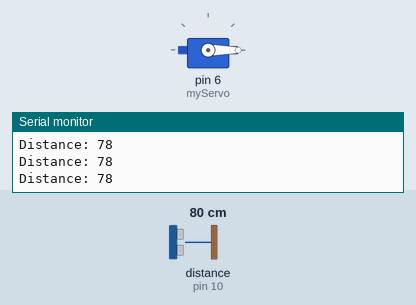
A sketch run on a simulated Arduino Uno, built with avr-gcc and run on an emulated ATmega328P. On the bench: servo, the last lines printed to the serial monitor. Wiring (inferred from the names in the program): ultrasonic range finder: trigger pin 9; echo pin 10. The inputs (shaded band) are chosen by the test bench; at power-on: distance to the obstacle (sensor on pin 10) 80 cm. The echo pulse lasts 58.3 µs per cm.

Above: at 1.2 s.
1.3 s: distance to the obstacle (sensor on pin 10) set to 25 cm
2.8 s: distance to the obstacle (sensor on pin 10) set to 19 cm
At 4.2 s:
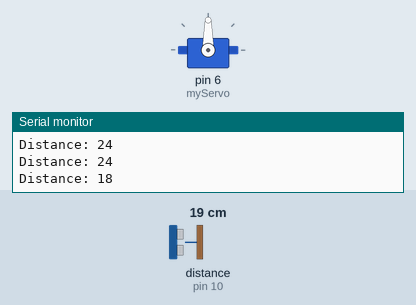
4.5 s: distance to the obstacle (sensor on pin 10) set to 35 cm
At 6.0 s:
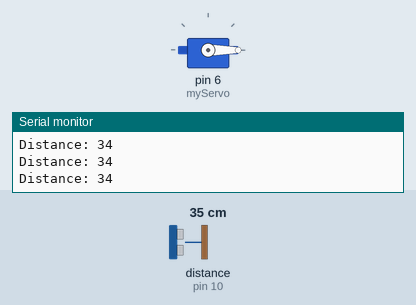
6.8 s: distance to the obstacle (sensor on pin 10) set to 2 cm
At 7.6 s:
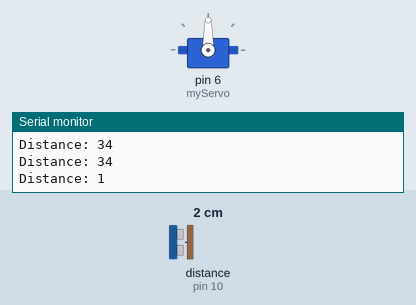
Timing chart, 0 to 9.3 s (numbered marks = the images above; inputs shaded):
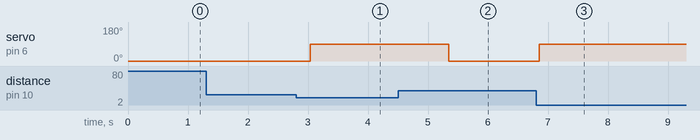

Measured:
- the behaviour switches between 22 and 21 cm on distance to the obstacle (sensor on pin 10) (found by bisection; images 0 and 1)
- after the input at 2.8 s, servo on pin 6 (myServo): 0° → 90° after 0.24 s
- after the input at 4.5 s, servo on pin 6 (myServo): 90° → 0° after 0.84 s
- after the input at 6.8 s, servo on pin 6 (myServo): 0° → 90° after 0.05 s

The sketch:

code_for_smarbin.ino
```cpp
#include <Servo.h>

#define trigPin 9
#define echoPin 10

Servo myServo;

long duration;
int distance;

void setup() {
  pinMode(trigPin, OUTPUT);
  pinMode(echoPin, INPUT);
  myServo.attach(6);
  myServo.write(0); // Lid closed
  Serial.begin(9600);
}

void loop() {
  // Send ultrasonic pulse
  digitalWrite(trigPin, LOW);
  delayMicroseconds(2);

  digitalWrite(trigPin, HIGH);
  delayMicroseconds(10);
  digitalWrite(trigPin, LOW);

  // Read distance
  duration = pulseIn(echoPin, HIGH);
  distance = duration * 0.034 / 2;

  Serial.print("Distance: ");
  Serial.println(distance);

  // If hand detected within 20 cm
  if (distance <= 20 && distance > 0) {
    myServo.write(90);  // Open lid
    delay(2000);        // Keep open
  } else {
    myServo.write(0);   // Close lid
  }

  delay(300);
}
```
